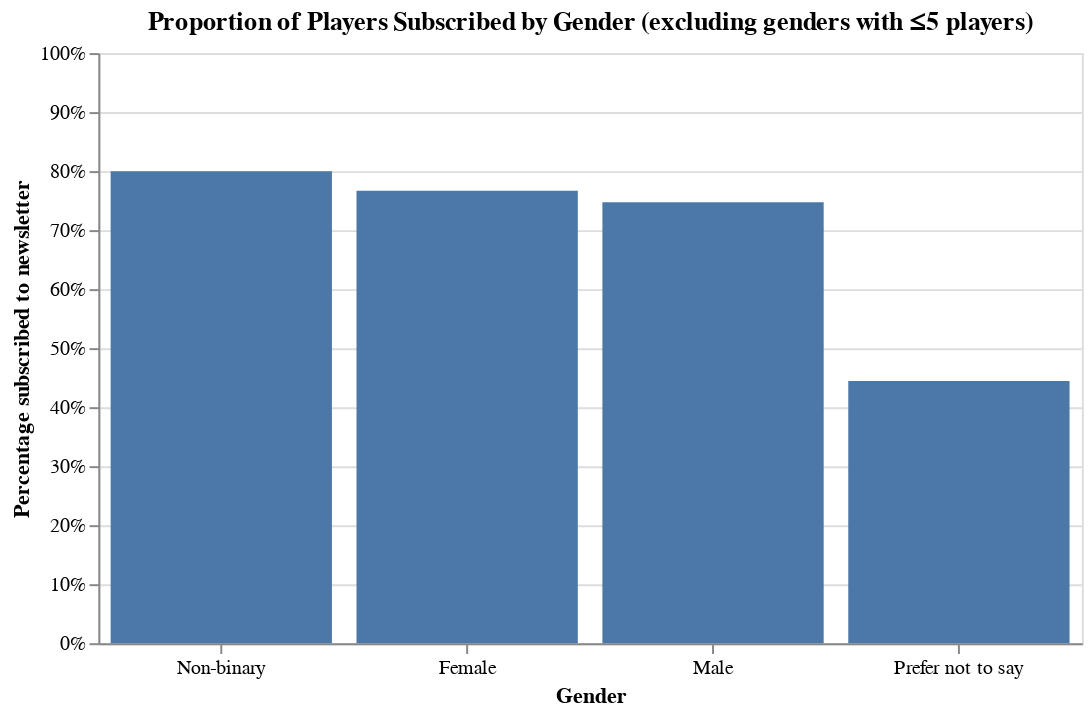

The notebook cell saved with this chart:
### Markdown cell above
We can see some of the genders have low counts—the proportion subscribed isn't very meaningful in these cases, so we'll exclude these genders in the plot below.

### Code cell
gender_plot = (
    alt.Chart(
        proportion_subscribed_by_gender.loc[
            proportion_subscribed_by_gender["count"] > 5
        ]
    )
    .mark_bar()
    .encode(
        x=alt.X("gender").title("Gender").axis(labelAngle=0).sort("-y"),
        y=alt.Y("proportion_subscribed")
        .title("Percentage subscribed to newsletter")
        .axis(format="%")
        .scale(domain=[0, 1]),
    )
    .properties(
        width=500,
        title="Proportion of Players Subscribed by Gender (excluding genders with ≤5 players)",
    )
)
gender_plot

### Figure 1 — Vega specification as saved in the notebook (floating-point values rounded to 4 significant figures)
{"$schema": "https://vega.github.io/schema/vega/v5.json", "data": [{"name": "source_0"}, {"name": "data_0", "values": [{"gender": "Female", "proportion_subscribed_end": 0.7667, "proportion_subscribed_start": 0.0}, {"gender": "Male", "proportion_subscribed_end": 0.7473, "proportion_subscribed_start": 0.0}, {"gender": "Non-binary", "proportion_subscribed_end": 0.8, "proportion_subscribed_start": 0.0}, {"gender": "Prefer not to say", "proportion_subscribed_end": 0.4444, "proportion_subscribed_start": 0.0}]}, {"name": "source_0_x_domain_gender", "values": [{"gender": "Female", "sort_field": 0.7667}, {"gender": "Male", "sort_field": 0.7473}, {"gender": "Non-binary", "sort_field": 0.8}, {"gender": "Prefer not to say", "sort_field": 0.4444}]}], "marks": [{"type": "rect", "name": "marks", "from": {"data": "data_0"}, "encode": {"update": {"x": {"field": "gender", "scale": "x"}, "width": {"signal": "max(0.25, bandwidth('x'))"}, "y": {"field": "proportion_subscribed_end", "scale": "y"}, "y2": {"field": "proportion_subscribed_start", "scale": "y"}, "fill": {"value": "#4c78a8"}}}, "style": ["bar"]}], "scales": [{"name": "x", "type": "band", "domain": {"data": "source_0_x_domain_gender", "field": "gender", "sort": {"op": "max", "field": "sort_field", "order": "descending"}}, "range": [0, {"signal": "width"}], "paddingOuter": 0.05, "paddingInner": 0.1}, {"name": "y", "type": "linear", "domain": [0, 1], "range": [{"signal": "height"}, 0], "zero": true}], "axes": [{"scale": "y", "maxExtent": 0, "orient": "left", "gridScale": "x", "minExtent": 0, "domain": false, "zindex": 0, "tickCount": {"signal": "ceil(height/40)"}, "grid": true, "labels": false, "aria": false, "ticks": false}, {"scale": "x", "labelBaseline": "top", "zindex": 0, "grid": false, "orient": "bottom", "labelAngle": 0, "title": "Gender"}, {"scale": "y", "format": "%", "grid": false, "tickCount": {"signal": "ceil(height/40)"}, "title": "Percentage subscribed to newsletter", "labelOverlap": true, "orient": "left", "zindex": 0}], "title": {"text": "Proportion of Players Subscribed by Gender (excluding genders with ≤5 players)", "frame": "group"}, "width": 500, "style": "cell", "height": 300, "background": "white", "padding": 5}
